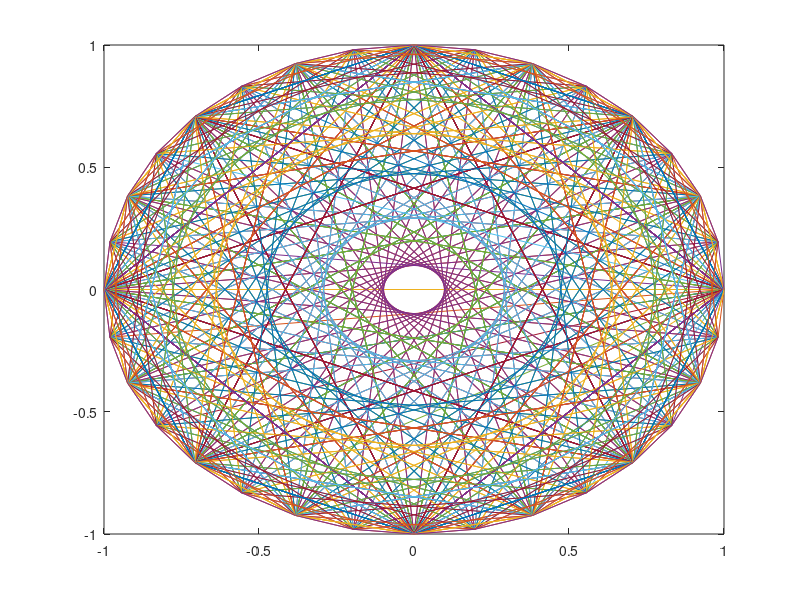

MATLAB code to generate this figure:
%% Record Movie and Play Back Movie
%% Code

for k = 1:16
	plot(fft(eye(k+16)))
	axis([-1 1 -1 1])
	M(k) = getframe;
end
%% 
% Copyright 2015 The MathWorks, Inc.
